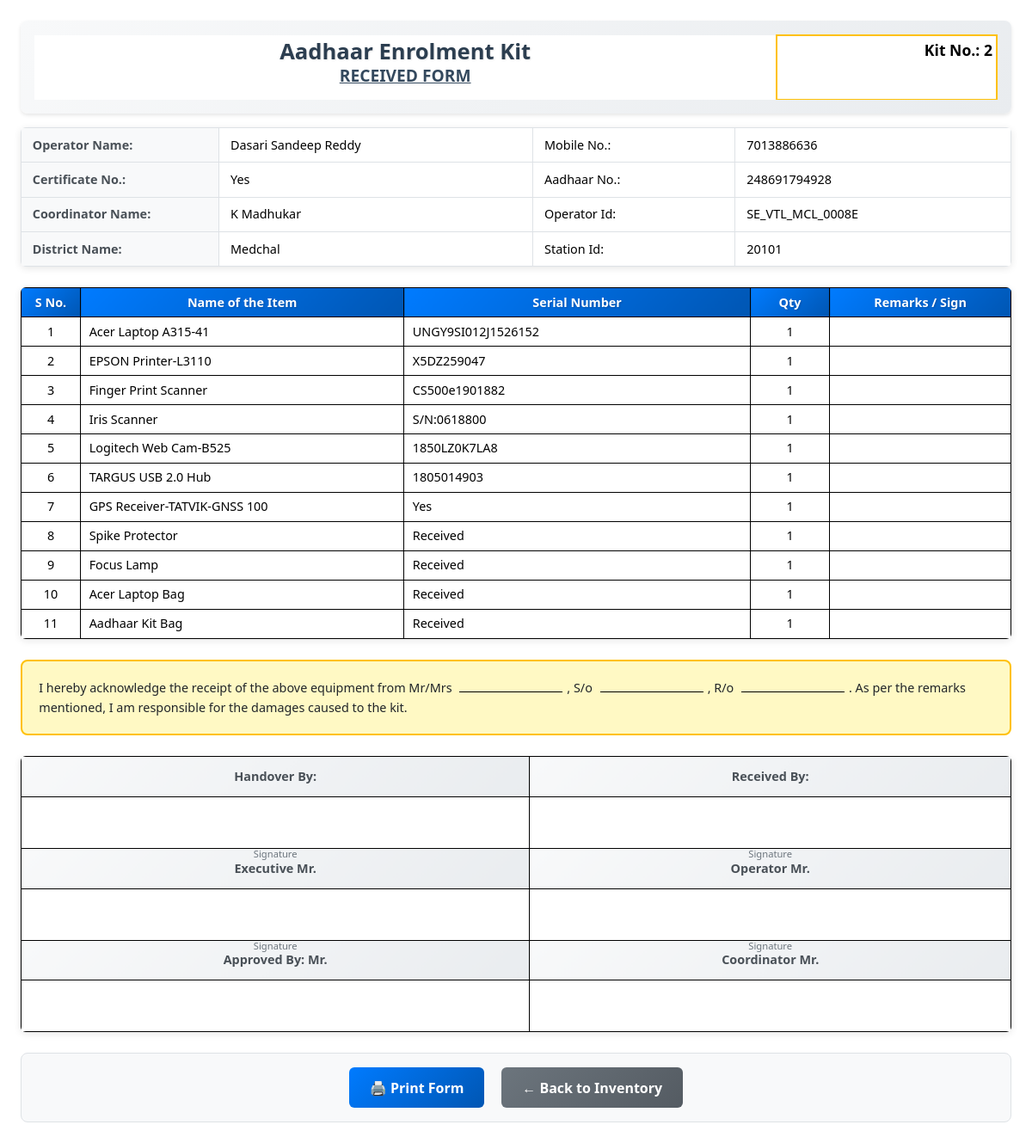
/kit-form/2, run on an earlier commit of the app's database.
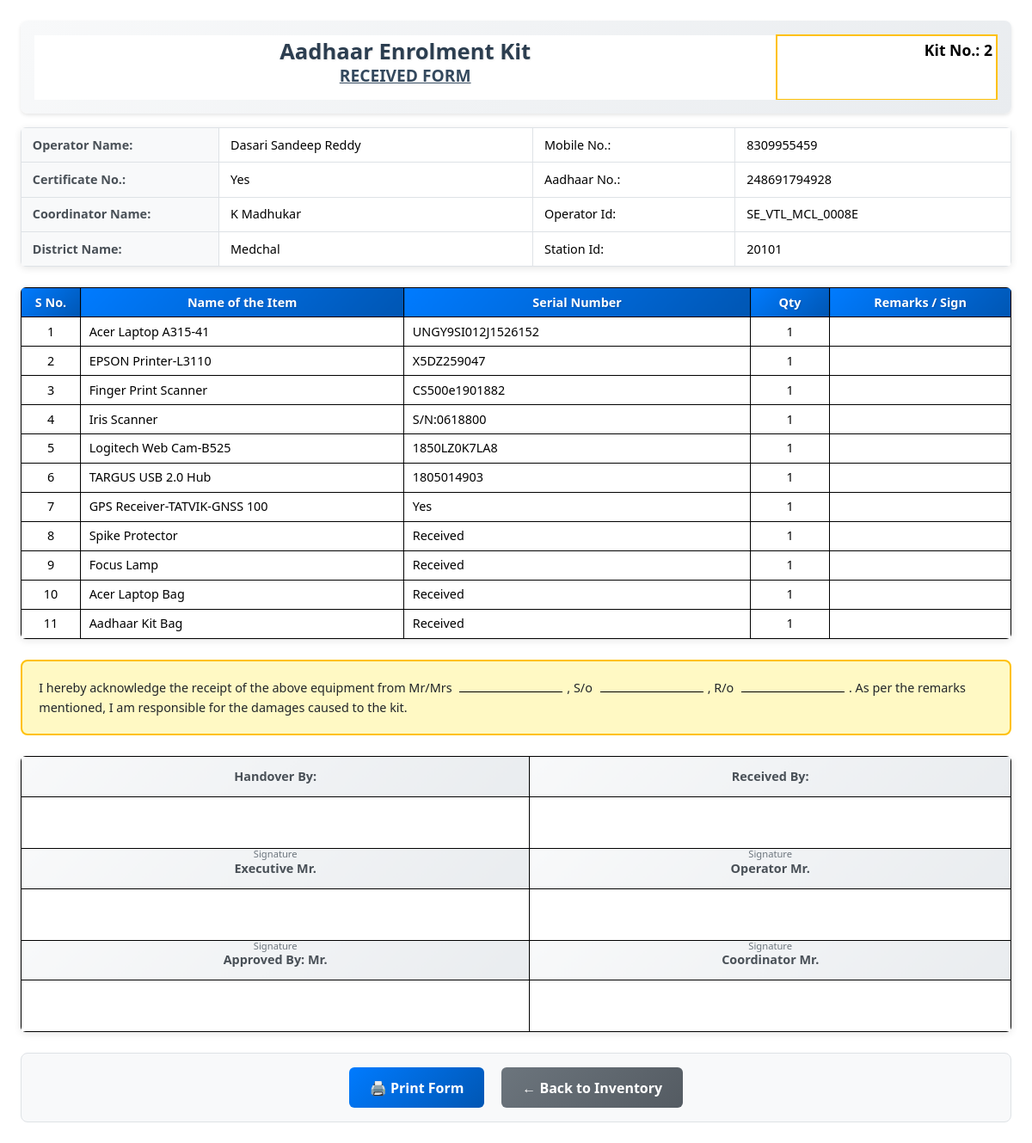
And on a later commit of the database.
### app.py (models this page shows)
class KitsInventory(db.Model):
    __tablename__ = "kits_inventory"
    s_no              = db.Column(db.Integer, primary_key=True)
    kit_no            = db.Column(db.String(100), unique=True, nullable=False)
    station_id        = db.Column(db.String(100))
    laptop_sn         = db.Column(db.String(100))
    machine_id        = db.Column(db.String(100))
    printer           = db.Column(db.String(100))
    fingerprint       = db.Column(db.String(100))
    iris              = db.Column(db.String(100))
    camera            = db.Column(db.String(100))
    usb_hub           = db.Column(db.String(100))
    spike             = db.Column(db.String(100))
    gps_device        = db.Column(db.String(100))
    white_background  = db.Column(db.String(100))
    lamp_bulb         = db.Column(db.String(100))
    operator_name     = db.Column(db.String(100))
    user_code         = db.Column(db.String(100))
    aadhaar_number    = db.Column(db.String(100))
    mobile_number     = db.Column(db.String(100))
    cheque            = db.Column(db.String(100))
    nseit_certificate = db.Column(db.String(100))
    pvc               = db.Column(db.String(100))
    aadhaar           = db.Column(db.String(100))
    pan               = db.Column(db.String(100))
    declaration       = db.Column(db.String(100))
    education_certificate = db.Column(db.String(100))
    agreements        = db.Column(db.String(100))
    district          = db.Column(db.String(100))
    appointment_date  = db.Column(db.String(100))
    zonal_coordinator = db.Column(db.String(100))

### app.py (the view)
@app.route("/kit-form/<kit_no>")
def kit_form(kit_no):
    kit = KitsInventory.query.filter_by(kit_no=kit_no).first_or_404()
    items = [
        ("Acer Laptop A315-41",          kit.laptop_sn),
        ("EPSON Printer-L3110",          kit.printer or "NO"),
        ("Finger Print Scanner",         kit.fingerprint),
        ("Iris Scanner",                 kit.iris),
        ("Logitech Web Cam-B525",        kit.camera),
        ("TARGUS USB 2.0 Hub",           kit.usb_hub),
        ("GPS Receiver-TATVIK-GNSS 100", kit.gps_device),
        ("Spike Protector",              "Received"),
        ("Focus Lamp",                   "Received"),
        ("Acer Laptop Bag",              "Received"),
        ("Aadhaar Kit Bag",              "Received"),
    ]
    return render_template("kit_form.html", kit=kit, items=items)

### templates/kit_form.html (shortened to what this page needs)
<!DOCTYPE html>
<html lang="en">
<head>
    <link href="https://cdn.jsdelivr.net/npm/bootstrap@5.3.3/dist/css/bootstrap.min.css" rel="stylesheet">
</head>
<body>
    <div class="header-section">
        <table class="table table-sm mb-0">
            <tr>
                <td colspan="4" class="text-center border-0">
                    <h2>Aadhaar Enrolment Kit</h2>
                    <h4>RECEIVED FORM</h4>
                </td>
                <td colspan="2" class="kit-no">
                    Kit No.: {{ kit.kit_no }}
                </td>
            </tr>
        </table>
    </div>
    <table class="table table-sm info-table">
        <tr>
            <td>Operator Name:</td>
            <td>{{ kit.operator_name }}</td>
            <td>Mobile No.:</td>
            <td>{{ kit.mobile_number }}</td>
        </tr>
        <tr>
            <td>Certificate No.:</td>
            <td>{{ kit.nseit_certificate }}</td>
            <td>Aadhaar No.:</td>
            <td>{{ kit.aadhaar_number }}</td>
        </tr>
        <tr>
            <td>Coordinator Name:</td>
            <td>{{ kit.zonal_coordinator }}</td>
            <td>Operator Id:</td>
            <td>{{ kit.user_code }}</td>
        </tr>
        <tr>
            <td>District Name:</td>
            <td>{{ kit.district }}</td>
            <td>Station Id:</td>
            <td>{{ kit.station_id }}</td>
        </tr>
    </table>
    <table class="table table-sm items-table items border-all">
        <thead>
            <tr class="text-center">
                <th style="width:6%">S No.</th>
                <th>Name of the Item</th>
                <th style="width:35%">Serial Number</th>
                <th style="width:8%">Qty</th>
                <th>Remarks / Sign</th>
            </tr>
        </thead>
        <tbody>
            {% for n, sn in items %}
            <tr>
                <td class="text-center">{{ loop.index }}</td>
                <td>{{ n }}</td>
                <td>{{ sn }}</td>
                <td class="text-center">1</td>
                <td></td>
            </tr>
            {% endfor %}
        </tbody>
    </table>
    <div class="acknowledgment-section">
        I hereby acknowledge the receipt of the above equipment from Mr/Mrs
        <span class="blank-line"></span>,
        S/o <span class="blank-line"></span>,
        R/o <span class="blank-line"></span>.
        As per the remarks mentioned, I am responsible for the damages caused to the kit.
    </div>
    <table class="table table-sm signature-table border-all">
        <tr>
            <td class="fw-bold">Handover By:</td>
            <td class="fw-bold">Received By:</td>
        </tr>
        <tr>
            <td class="signature-space"></td>
            <td class="signature-space"></td>
        </tr>
        <tr>
            <td class="fw-bold">Executive Mr.</td>
            <td class="fw-bold">Operator Mr.</td>
        </tr>
        <tr>
            <td class="signature-space"></td>
            <td class="signature-space"></td>
        </tr>
        <tr>
            <td class="fw-bold">Approved By: Mr.</td>
            <td class="fw-bold">Coordinator Mr.</td>
        </tr>
        <tr>
            <td class="signature-space"></td>
            <td class="signature-space"></td>
        </tr>
    </table>
    <div class="no-print print-actions">
        <button class="btn btn-primary me-3" onclick="window.print()">
            🖨️ Print Form
        </button>
        <a class="btn btn-secondary" href="{{ url_for('index') }}">
            ← Back to Inventory
        </a>
    </div>
</body>
</html>

### templates/kit_form.html (style rules this page uses)
body { margin: 1.5rem; font-size: 0.9rem; font-family: 'Segoe UI', Tahoma, Geneva, Verdana, sans-serif; line-height: 1.4; }
.header-section { background: linear-gradient(135deg, #f8f9fa 0%, #e9ecef 100%); border-radius: 8px; padding: 1rem; margin-bottom: 1rem; box-shadow: 0 2px 4px rgba(0,0,0,0.1); }
h2 { margin: 0; font-weight: 700; color: #2c3e50; font-size: 1.6rem; text-shadow: 1px 1px 2px rgba(0,0,0,0.1); }
h4 { margin: 0; font-weight: 700; text-decoration: underline; margin-bottom: 0.8rem; color: #34495e; font-size: 1.2rem; }
.kit-no { text-align: right; font-weight: 700; font-size: 1.1rem; color: #e74c3c; background: #fff3cd; padding: 0.5rem; border-radius: 4px; border: 2px solid #ffc107; }
.info-table { background: #ffffff; border-radius: 6px; overflow: hidden; box-shadow: 0 2px 8px rgba(0,0,0,0.1); margin-bottom: 1.5rem; }
.info-table td { padding: 0.6rem 0.8rem; border: 1px solid #dee2e6; vertical-align: middle; }
.info-table td:first-child { background-color: #f8f9fa; font-weight: 600; color: #495057; width: 20%; }
.border-all td, .border-all th { border: 1px solid #000 !important; }
.items-table { background: #ffffff; border-radius: 6px; overflow: hidden; box-shadow: 0 2px 8px rgba(0,0,0,0.1); margin-bottom: 1.5rem; }
.items td, .items th { padding: 0.4rem 0.6rem; vertical-align: middle; }
.items thead th { background: linear-gradient(135deg, #007bff 0%, #0056b3 100%); color: white; font-weight: 600; text-shadow: 1px 1px 2px rgba(0,0,0,0.2); }
.items tbody tr:nth-child(even) { background-color: #f8f9fa; }
.acknowledgment-section { background: #fff9c4; border: 2px solid #ffc107; border-radius: 8px; padding: 1.2rem; margin-bottom: 1.5rem; font-weight: 500; line-height: 1.6; }
.signature-table { background: #ffffff; border-radius: 6px; overflow: hidden; box-shadow: 0 2px 8px rgba(0,0,0,0.1); margin-bottom: 1.5rem; }
.signature-table td { padding: 0.8rem; text-align: center; border: 1px solid #000; vertical-align: middle; }
.signature-table .fw-bold { background: linear-gradient(135deg, #f8f9fa 0%, #e9ecef 100%); font-weight: 700; color: #495057; }
.signature-space { height: 60px; border-bottom: 2px dotted #6c757d !important; position: relative; }
.signature-space::after { content: "Signature"; position: absolute; bottom: -15px; left: 50%; transform: translateX(-50%); font-size: 0.7rem; color: #6c757d; }
.blank-line { display: inline-block; border-bottom: 1px solid #000; min-width: 120px; margin: 0 5px; }
.btn-primary { background: linear-gradient(135deg, #007bff 0%, #0056b3 100%); border: none; padding: 0.7rem 1.5rem; border-radius: 6px; font-weight: 600; transition: all 0.3s ease; }
.btn-secondary { background: linear-gradient(135deg, #6c757d 0%, #545b62 100%); border: none; padding: 0.7rem 1.5rem; border-radius: 6px; font-weight: 600; transition: all 0.3s ease; }
.print-actions { text-align: center; padding: 1rem; background: #f8f9fa; border-radius: 8px; border: 1px solid #dee2e6; }

What changed in the data, as far as the page shows it:
changed KitsInventory "UNGY9SI012J1526152": mobile_number "7013886636" → "8309955459"
